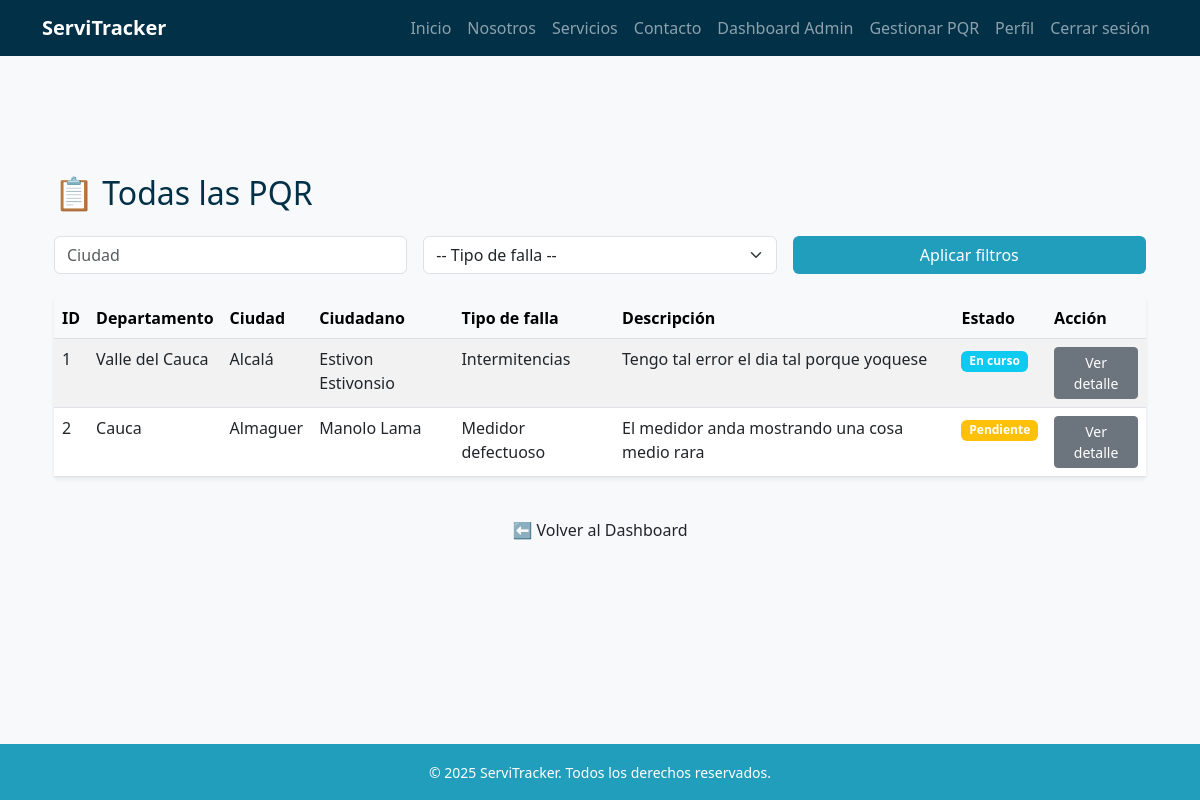
The app's page /reportes/todas/ (signed in) with its own data.
### pqr/models.py (models this page shows, shortened)
class PQR(models.Model):
    ciudadano = models.ForeignKey(
        settings.AUTH_USER_MODEL,
        on_delete=models.SET_NULL,
        null=True,
        blank=True,
        related_name="pqrs_ciudadano"
    )
    propiedad = models.ForeignKey(
        Propiedad,
        on_delete=models.SET_NULL,
        null=True,
        blank=True
    )
    tipo_falla = models.ForeignKey(
        TipoFalla,
        on_delete=models.PROTECT
    )
    descripcion = models.TextField()
    estado = models.ForeignKey(
        EstadoPQR,
        on_delete=models.PROTECT
    )
    tecnico_asignado = models.ForeignKey(
        settings.AUTH_USER_MODEL,
        on_delete=models.SET_NULL,
        null=True,
        blank=True,
        related_name="pqrs_tecnico"
    )
    fecha_creacion = models.DateTimeField(auto_now_add=True)
    fecha_actualizacion = models.DateTimeField(auto_now=True)

class TipoFalla(models.Model):
    nombre = models.CharField(max_length=100)
    def __str__(self):
        return self.nombre

class EstadoPQR(models.Model):
    nombre = models.CharField(max_length=50)

### propiedades/models.py (models this page shows, shortened)
class Propiedad(models.Model):
    usuario = models.ForeignKey(
        settings.AUTH_USER_MODEL,
        on_delete=models.CASCADE,
        related_name='propiedades'
    )
    departamento = models.CharField(max_length=100)
    ciudad = models.CharField(max_length=100)
    direccion = models.CharField(max_length=200)
    activa = models.BooleanField(default=True)

### usuarios/models.py (models this page shows)
class Usuario(AbstractBaseUser, PermissionsMixin):
    ROLES = [
        ("administrador", "Administrador"),
        ("agente", "Agente"),
        ("tecnico", "Técnico"),
        ("ciudadano", "Ciudadano"),
    ]
    documento = models.CharField(max_length=20, unique=True)
    email = models.EmailField(blank=True, null=True)
    nombres = models.CharField(max_length=100, blank=True, null=True)
    apellidos = models.CharField(max_length=100, blank=True, null=True)
    rol = models.CharField(max_length=20, choices=ROLES, default="ciudadano")
    especialidad = models.ForeignKey(Especialidad, on_delete=models.SET_NULL, null=True, blank=True)
    is_active = models.BooleanField(default=True)
    is_staff = models.BooleanField(default=False)
    date_joined = models.DateTimeField(auto_now_add=True)
    objects = UsuarioManager()
    USERNAME_FIELD = "documento"
    REQUIRED_FIELDS = []  # puedes agregar 'email' si quieres que sea obligatorio
    def __str__(self):
        return self.get_public_name()
    def get_full_name(self):
        nombre = (self.nombres or "").strip()
        apellido = (self.apellidos or "").strip()
        full = f"{nombre} {apellido}".strip()
        return full or ""
    def get_public_name(self):
        return self.get_full_name() or "Usuario"

### reportes/views.py (the view)
# urls.py: path("todas/", views.lista_todas_pqr, name="lista_todas_pqr"),
@user_passes_test(lambda u: u.is_staff or u.rol == "administrador")
def lista_todas_pqr(request):
    ciudad = request.GET.get("ciudad", "")
    tipo_falla_id = request.GET.get("tipo_falla", "")
    pqr_list = PQR.objects.all()
    if ciudad:
        pqr_list = pqr_list.filter(propiedad__ciudad__icontains=ciudad)
    if tipo_falla_id:
        pqr_list = pqr_list.filter(tipo_falla_id=tipo_falla_id)
    tipos_falla = TipoFalla.objects.all()
    return render(request, "reportes/lista_todas.html", {
        "pqr_list": pqr_list,
        "ciudad": ciudad,
        "tipo_falla_id": tipo_falla_id,
        "tipos_falla": tipos_falla,
    })

### templates/reportes/lista_todas.html (shortened to what this page needs)
{% extends 'base.html' %}
{% block content %}
<div class="container my-5">
    <h2 class="text-blue-dark mb-4">📋 Todas las PQR</h2>
    <form method="get" class="row g-3 mb-4">
        <div class="col-md-4">
            <input type="text" name="ciudad" value="{{ ciudad }}" class="form-control" placeholder="Ciudad">
        </div>
        <div class="col-md-4">
            <select name="tipo_falla" class="form-select">
                <option value="">-- Tipo de falla --</option>
            </select>
        </div>
        <div class="col-md-4">
            <button type="submit" class="btn btn-blue-mid w-100">Aplicar filtros</button>
        </div>
    </form>
    <table class="table table-striped shadow-sm">
        <thead class="table-light">
            <tr>
                <th>ID</th>
                <th>Departamento</th>
                <th>Ciudad</th>
                <th>Ciudadano</th>
                <th>Tipo de falla</th>
                <th>Descripción</th>
                <th>Estado</th>
                <th>Acción</th>
            </tr>
        </thead>
        <tbody>
            {% for pqr in pqr_list %}
            <tr>
                <td>{{ pqr.id }}</td>
                <td>{{ pqr.propiedad.departamento }}</td>
                <td>{{ pqr.propiedad.ciudad }}</td>
                <td>{{ pqr.ciudadano }}</td>
                <td>{{ pqr.tipo_falla }}</td>
                <td>{{ pqr.descripcion }}</td>
                <td>
                    <span class="badge
                        {% if pqr.estado.nombre == 'Pendiente' %} bg-warning
                        {% elif pqr.estado.nombre == 'En curso' %} bg-info
                        {% elif pqr.estado.nombre == 'Resuelto' %} bg-success
                        {% elif pqr.estado.nombre == 'Urgente' %} bg-danger
                        {% elif pqr.estado.nombre == 'Muy urgente' %} bg-dark
                        {% else %} bg-secondary
                        {% endif %}">
                        {{ pqr.estado.nombre }}
                    </span>
                </td>
                <td>
                    <a href="{% url 'detalle_pqr' pqr.pk %}" class="btn btn-sm btn-secondary">Ver detalle</a>
                </td>
            </tr>
            {% empty %}
            <tr><td colspan="8" class="text-center text-muted">No hay PQR registradas.</td></tr>
            {% endfor %}
        </tbody>
    </table>
    <div class="mt-4">
        <a href="{% url 'dashboard_admin' %}" class="btn btn-blue-dark w-100 py-3">
            ⬅️ Volver al Dashboard
        </a>
    </div>
</div>
{% endblock %}

### static/css/style.css (style rules this page uses)
:root { --blue-light: #8ecae6; --blue-mid: #219ebc; --blue-deep: #126782; --blue-dark: #023047; --yellow: #ffb703; --orange-light: #fd9e02; --orange-dark: #fb8500; --green-light: #198754; --green-dark: #146c43; }
.text-blue-dark { color: var(--blue-dark); }
body { font-family: 'Segoe UI', sans-serif; background-color: #f8f9fa; padding-top: 70px; min-height: 100vh; display: flex; flex-direction: column; }
.btn-blue-mid { background-color: var(--blue-mid); color: white; }

### records on screen
PQR: id "1", propiedad.departamento "Valle del Cauca", propiedad.ciudad "Alcalá", ciudadano "Estivon Estivonsio", tipo_falla "Intermitencias", descripcion "Tengo tal error el dia tal porque yoquese", estado.nombre "En curso"
PQR: id "2", propiedad.departamento "Cauca", propiedad.ciudad "Almaguer", ciudadano "Manolo Lama", tipo_falla "Medidor defectuoso", descripcion "El medidor anda mostrando una cosa medio rara", estado.nombre "Pendiente"
